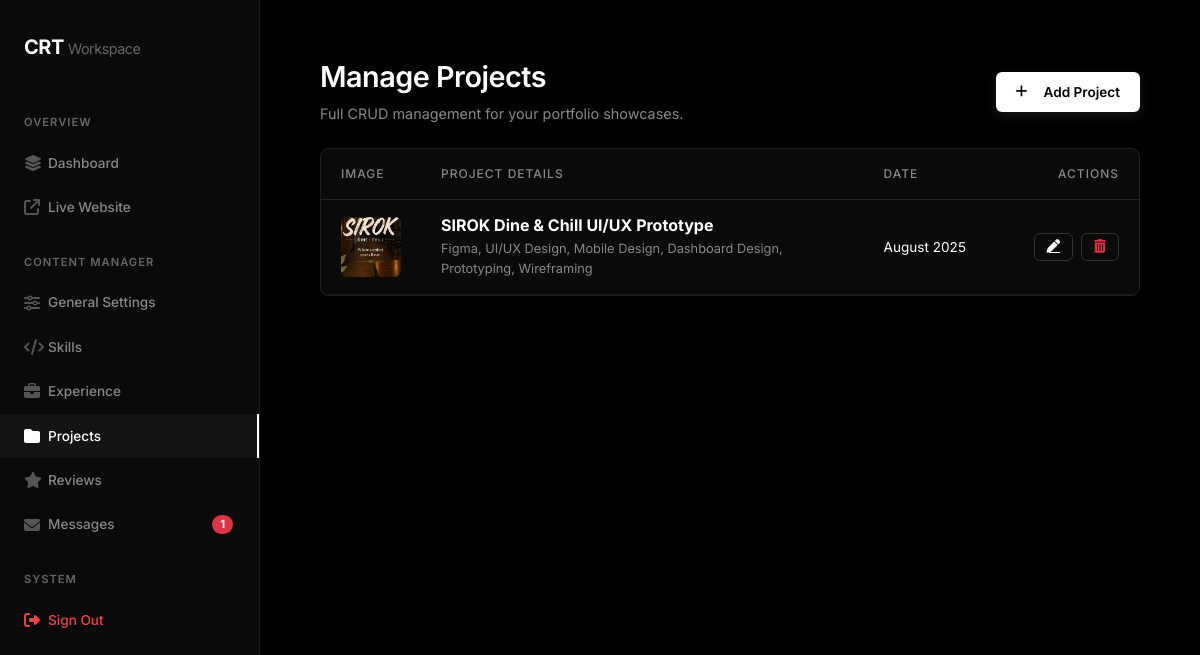
Before: /admin/projects.php (signed in) with the older database file.
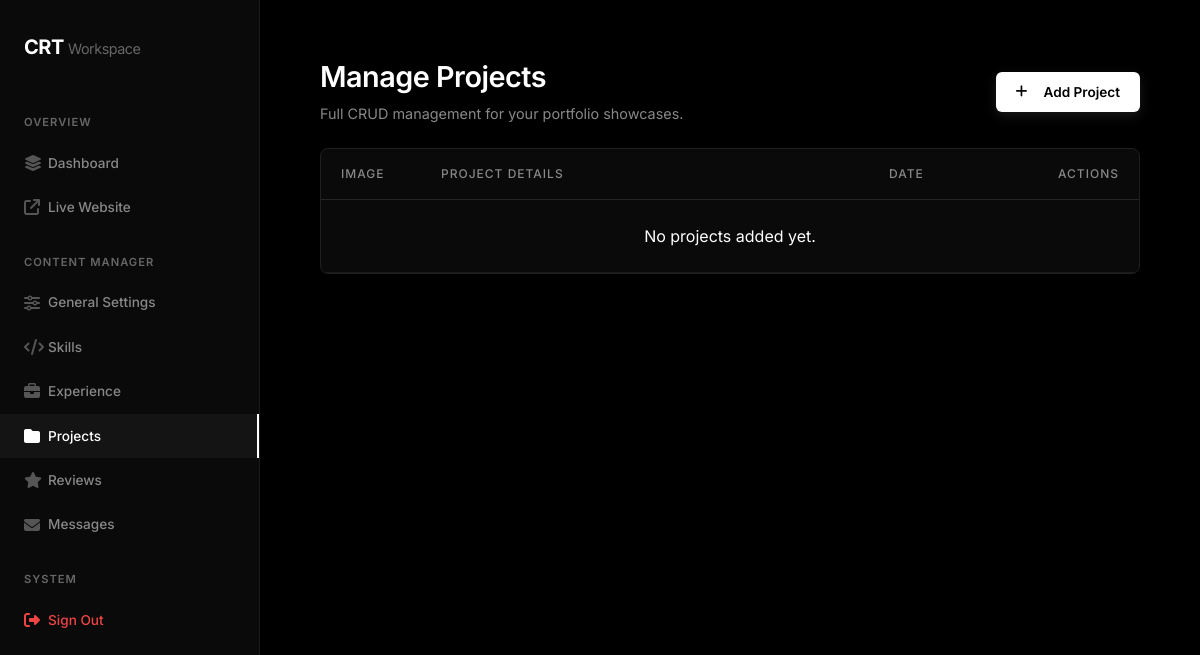
After: the same page with the newer database file.
### tables this page shows
CREATE TABLE `projects` (
  `id` int(11) NOT NULL AUTO_INCREMENT,
  `title` varchar(100) DEFAULT NULL,
  `description` text DEFAULT NULL,
  `icon_class` varchar(50) DEFAULT NULL,
  `tags` varchar(255) DEFAULT NULL,
  `client` varchar(255) DEFAULT NULL,
  `project_date` varchar(255) DEFAULT NULL,
  `main_image` varchar(255) DEFAULT NULL,
  `additional_images` text DEFAULT NULL,
  `link` varchar(255) DEFAULT NULL,
  PRIMARY KEY (`id`)
);

### includes/db.php (called while the page is built, shortened)
<?php
$is_localhost = isset($_SERVER['HTTP_HOST']) && ($_SERVER['HTTP_HOST'] === 'localhost' || $_SERVER['HTTP_HOST'] === '127.0.0.1' || in_array($_SERVER['REMOTE_ADDR'], ['127.0.0.1', '::1']));
$base_url = $is_localhost ? '/garu' : '';
?>

### admin/projects.php (the view, shortened to what the changed rows need)
<?php
include 'includes/header.php';
$base_url = $base_url ?? '';
$projects = $pdo->query("SELECT * FROM projects ORDER BY id DESC")->fetchAll();
$edit_data = null;
?>
    <div class="d-flex justify-content-between align-items-center mb-4">
        <div>
            <h1 class="page-title"><?= $edit_data ? 'Edit Project' : 'Manage Projects' ?></h1>
        </div>
    </div>
    <?php if($edit_data): ?>
    <div class="card-custom">
        <form method="POST" enctype="multipart/form-data">
            <input type="hidden" name="action" value="edit">
            <input type="hidden" name="project_id" value="<?= $edit_data['id'] ?>">
            <input type="hidden" name="existing_main_image" value="<?= htmlspecialchars($edit_data['main_image'] ?? '') ?>">
            <input type="hidden" name="existing_additional_images" value="<?= htmlspecialchars($edit_data['additional_images'] ?? '') ?>">
            <div class="row g-4 mb-4">
                <div class="col-12">
                    <label class="form-label">Project Title *</label>
                    <input type="text" name="title" class="form-control" value="<?= htmlspecialchars($edit_data['title'] ?? '') ?>" required>
                </div>
                <div class="col-12">
                    <label class="form-label">Description *</label>
                    <textarea name="description" class="form-control" rows="4" required><?= htmlspecialchars($edit_data['description'] ?? '') ?></textarea>
                </div>
                <div class="col-md-6">
                    <label class="form-label">Tech Stack (Comma separated)</label>
                    <input type="text" name="tags" class="form-control" value="<?= htmlspecialchars($edit_data['tags'] ?? '') ?>">
                </div>
                <div class="col-md-6">
                    <label class="form-label">Project Link</label>
                    <input type="text" name="link" class="form-control" value="<?= htmlspecialchars($edit_data['link'] ?? '') ?>">
                </div>
                <div class="col-md-6">
                    <label class="form-label">Client</label>
                    <input type="text" name="client" class="form-control" value="<?= htmlspecialchars($edit_data['client'] ?? '') ?>">
                </div>
                <div class="col-md-6">
                    <label class="form-label">Project Date</label>
                    <input type="text" name="project_date" class="form-control" value="<?= htmlspecialchars($edit_data['project_date'] ?? '') ?>">
                </div>
            </div>
            <h5 class="text-white fs-6 mb-3 fw-bold border-top border-secondary pt-4">Media Uploads</h5>
            <div class="row g-4">
                <div class="col-md-6">
                    <label class="form-label">Main Project Image (replaces existing)</label>
                    <input type="file" name="main_image" class="form-control" accept="image/jpeg, image/png, image/webp">
                    <?php if($edit_data['main_image']): ?>
                        <div class="mt-2 p-2 border border-secondary rounded" style="background: #111;">
                            <img src="<?= $base_url ?>/assets/images/projects/<?= htmlspecialchars($edit_data['main_image']) ?>" class="img-fluid rounded mb-2" style="max-height: 100px;">
                            <div class="text-end">
                                <a href="?delete_img=<?= $edit_data['main_image'] ?>&pid=<?= $edit_data['id'] ?>" class="text-danger" style="font-size: 0.8rem;" onclick="return confirm('Delete this image?')"><i class="fa-solid fa-trash me-1"></i> Remove</a>
                            </div>
                        </div>
                    <?php endif; ?>
                </div>
                <div class="col-md-6">
                    <label class="form-label">Additional Images (Multiple)</label>
                    <input type="file" name="additional_images[]" class="form-control" multiple accept="image/jpeg, image/png, image/webp">
                    <small class="text-muted-custom mt-1 d-block" style="font-size: 0.75rem;"><i class="fa-solid fa-circle-info me-1"></i> Tip: Hold down <strong>Ctrl</strong> (Windows) or <strong>Cmd</strong> (Mac) to select multiple images at once.</small>
                    <?php if($edit_data['additional_images']): ?>
                        <div class="mt-3">
                            <span class="text-muted-custom d-block mb-1 small fw-bold">Active Gallery Carousel Images:</span>
                            <div class="p-2 border border-secondary rounded d-flex gap-2 flex-wrap" style="background: #111;">
                                <?php foreach(explode(',', $edit_data['additional_images']) as $img): if(!$img) continue; ?>
                                    <div class="position-relative">
                                        <img src="<?= $base_url ?>/assets/images/projects/<?= htmlspecialchars($img) ?>" class="rounded" style="height: 60px; width: 60px; object-fit: cover;">
                                        <a href="?delete_img=<?= $img ?>&pid=<?= $edit_data['id'] ?>" class="position-absolute top-0 end-0 bg-danger text-white rounded-circle d-flex align-items-center justify-content-center text-decoration-none" style="width: 20px; height: 20px; font-size: 0.6rem; transform: translate(30%, -30%);" onclick="return confirm('Delete this image?')"><i class="fa-solid fa-xmark"></i></a>
                                    </div>
                                <?php endforeach; ?>
                            </div>
                        </div>
                    <?php endif; ?>
                </div>
            </div>
            <div class="mt-5 text-end">
                <button type="submit" class="btn-primary-custom px-4 py-2">Update Project</button>
            </div>
        </form>
    </div>
    <?php else: ?>
    <div class="card-custom p-0 overflow-hidden">
        <table class="table mb-0">
            <thead>
                <tr>
                    <th style="width: 100px;">Image</th>
                    <th>Project Details</th>
                    <th style="width: 150px;">Date</th>
                    <th style="width: 120px;" class="text-end">Actions</th>
                </tr>
            </thead>
            <tbody>
                <?php foreach($projects as $proj): ?>
                <tr>
                    <td>
                        <?php if($proj['main_image']): ?>
                            <img src="<?= $base_url ?>/assets/images/projects/<?= htmlspecialchars($proj['main_image']) ?>" class="rounded" style="width: 60px; height: 60px; object-fit: cover;">
                        <?php else: ?>
                            <div class="rounded d-flex align-items-center justify-content-center bg-dark" style="width: 60px; height: 60px; border: 1px solid #333;">
                                <i class="fa-solid fa-image text-muted-custom"></i>
                            </div>
                        <?php endif; ?>
                    </td>
                    <td>
                        <h6 class="fw-bold mb-1 text-white"><?= htmlspecialchars($proj['title']) ?></h6>
                        <div class="text-muted-custom" style="font-size: 0.8rem;"><?= htmlspecialchars($proj['tags']) ?></div>
                    </td>
                    <td class="text-muted-custom" style="font-size: 0.85rem;"><?= htmlspecialchars($proj['project_date'] ?: 'N/A') ?></td>
                    <td class="text-end">
                        <div class="d-flex gap-2 justify-content-end">
                            <a href="?edit=<?= $proj['id'] ?>" class="btn-outline-custom" style="border-color: #333; padding: 6px 12px;">
                                <i class="fa-solid fa-pen"></i>
                            </a>
                            <a href="?delete=<?= $proj['id'] ?>" class="btn-outline-custom text-danger delete-btn" style="border-color: #333; padding: 6px 12px;">
                                <i class="fa-solid fa-trash-can"></i>
                            </a>
                        </div>
                    </td>
                </tr>
                <?php endforeach; ?>
                <?php if(count($projects) == 0): ?>
                <tr>
                    <td colspan="4" class="text-center text-muted-custom py-4">No projects added yet.</td>
                </tr>
                <?php endif; ?>
            </tbody>
        </table>
    </div>
    <?php endif; ?>
<?php include 'includes/footer.php'; ?>

### admin/includes/header.php (shortened to what the changed rows need)
<?php
include '../includes/db.php';
$current_page = basename($_SERVER['PHP_SELF'], ".php");
?>
<!DOCTYPE html>
<html lang="en">
<head>
    <link href="https://cdn.jsdelivr.net/npm/bootstrap@5.3.3/dist/css/bootstrap.min.css" rel="stylesheet">
    <link rel="stylesheet" href="https://cdnjs.cloudflare.com/ajax/libs/font-awesome/6.4.0/css/all.min.css">
</head>
<body>
    <div class="sidebar">
        <?php
        $unread_stmt = $pdo->query("SELECT COUNT(*) FROM messages WHERE is_read = 0");
        $unread_count = $unread_stmt->fetchColumn();
        ?>
        <a href="messages" class="nav-link <?= $current_page=='messages'?'active':'' ?>"><i class="fa-solid fa-envelope"></i> Messages <?php if($unread_count > 0): ?><span class="badge bg-danger ms-auto" style="font-size: 0.7rem; padding: 4px 8px; border-radius: 50px;"><?= $unread_count ?></span><?php endif; ?></a>
    </div>
    <div class="content-area">

Changed rows visible on the page:
removed projects: main_image (picture), title "SIROK Dine & Chill UI/UX Prototype", tags "Figma, UI/UX Design, Mobile Design, Dashboard Design, Prototyping, Wireframing", project_date "August 2025"
Other visible differences:
$unread_count: "1" → (not shown)
text now shown: "No projects added yet."
